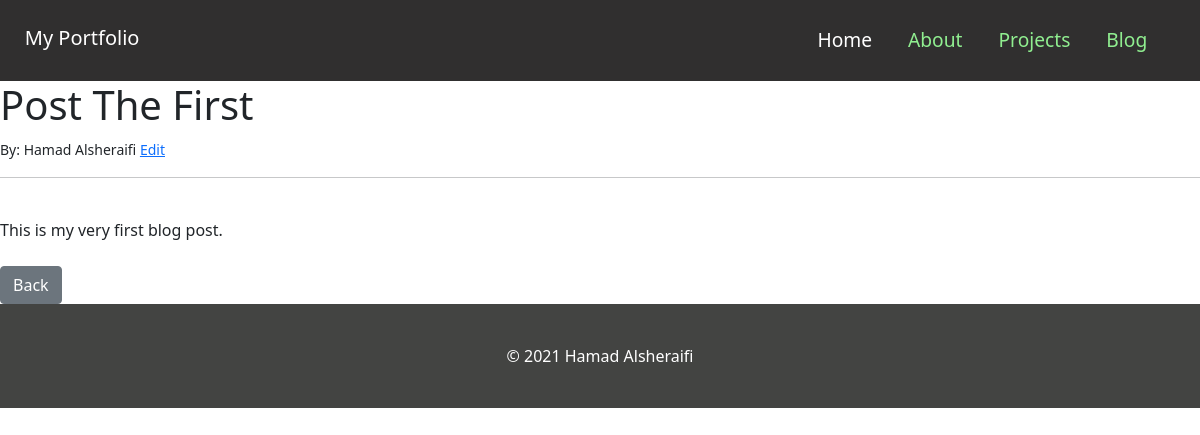
The app's page /article/1 with its own data.
### website/models.py (models this page shows, shortened)
class Post(models.Model):
    title = models.CharField(max_length=255)
    title_tag = models.CharField(max_length=255)
    author = models.ForeignKey(User, on_delete=models.CASCADE)
    body = models.TextField()

### website/views.py (the view)
# urls.py: path('article/<int:pk>', ArticleDetailView.as_view(), name='article-detail'),
class ArticleDetailView(DetailView):
    model = Post
    template_name = 'article_details.html'

### website/templates/article_details.html (shortened to what this page needs)
{% extends 'base.html' %}
{% block content %}
    <h1>{{ post.title }}</h1>
    <small>By: {{ post.author.first_name }} {{ post.author.last_name }}
        <a href="{% url 'update_post' post.pk%}">Edit</a></small><br><hr><br>
    {{ post.body }}
    <br><br>
    <a href="{% url 'blog' %}" class="btn btn-secondary">Back</a>
{% endblock %}

### website/static/css/base.css (style rules this page uses)
html, body { background: linear-gradient(rgba(0.0,0.0,0.0,0.0), rgba(0.0,0.0,0.0,0.0)); width: 100%; height: 100%; margin: 0px; padding: 0px; overflow-x: hidden; }

### records on screen
Post: title "Post The First", author.first_name "Hamad", author.last_name "Alsheraifi", body "This is my very first blog post."
